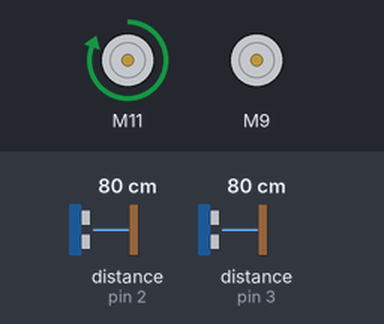
The sketch below on a simulated Arduino Uno, built with avr-gcc and run on an emulated ATmega328P. Parts: 2 × DC motor (green arrow = forward, orange = backward, longer = faster). Wiring (inferred from the names in the program): 2 × range finder with pulse-width output: data pin 2 / data pin 3. Inputs (shaded band) come from the test bench; at power-on: distance to the obstacle (sensors on pin 2, pin 3) 80 cm. What the sketch prints to the serial monitor is not drawn.

Above: at 0.1 s.
At 72.87 s:
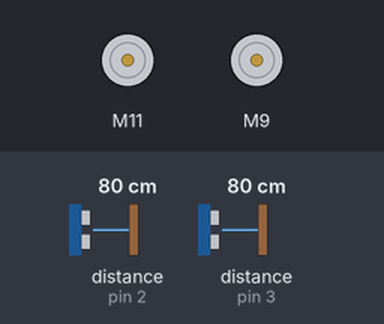
At 112.0 s:
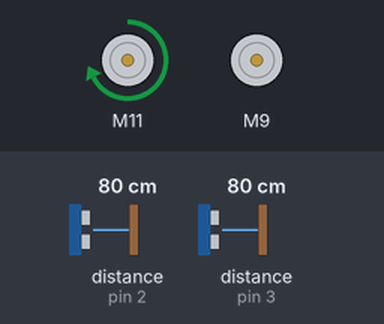
Timing chart, 0 to 118.5 s (numbered marks = the images above):
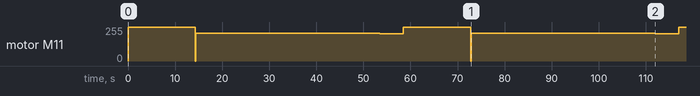

Measured:
- by itself, motor M11: stopped → forward 255/255 at 0.00 s, → stopped 14.3 s later, → forward 210/255 0.10 s later, → forward 206/255 39.0 s later, … (9 changes in this stretch)

The sketch:

sketch_apr09b.ino
```cpp
#include <L293.h>
#include <PID_v1.h>
#include <math.h>
/*
  left turns are positive direction, right turns are negative


*/

#define PI 3.14159
const int leftEncoderPin = 2;
const int rightEncoderPin = 3;

int leftTicks = 0;
int rightTicks = 0;
int LRdelta = 0;


const int counts = 1248;  // encoder counts/rev * gear ratio

const int LEFT_EN = 13;  // motor control
const int LEFT1 = 11;
const int LEFT2 = 12;
const int RIGHT_EN = 8;
const int RIGHT1 = 9;
const int RIGHT2 = 10;

const float radius = 68/2;  //define wheel size and spaxing
const float baseRadius = (147+14*2) / 2;

L293 lmotor(LEFT_EN, LEFT1, LEFT2);  // Init motors
L293 rmotor(RIGHT_EN, RIGHT1, RIGHT2);

double Input;
double Setpoint;
double Output;

double rInput;
double rOutput;
double rSetpoint;
double xPos = 0;
double yPos = 0;
double Kp = 1;
double Ki = 10;
double Kd = .2;
double rKp = 3;
double rKd = 1.0;
double rKi = 10;

void incL() {
  leftTicks += 1;
}
void incR() {
  rightTicks += 1;
}
void attachInterrupts() {  //INIT encoders
  attachInterrupt(digitalPinToInterrupt(leftEncoderPin), incL, HIGH);
  attachInterrupt(digitalPinToInterrupt(rightEncoderPin), incR, HIGH);
}


void motor(double pow){
  lmotor.forward(pow);
  rmotor.forward(pow);
}
void stop(){
  lmotor.stop();
  rmotor.stop();
}

float countsToDist(float C) {
  return (C / counts) * 2 * PI * radius;
}

float calcPos(float pastL, float pastR, float pastTime) {
  float vR = countsToDist(rightTicks - pastR);
  float vL = countsToDist(leftTicks - pastL);
  float dT = millis() - pastTime;
  float newAngle = ((1 / baseRadius) * (vR - vL) * (dT));
  float newX = xPos + (0.5) * baseRadius * ((vR + vL) / (vR - vL)) * sin(dT * (vR - vL) / baseRadius);
  float newY = yPos + (0.5) * baseRadius * ((vR + vL) / (vR - vL)) * cos(dT * (vR - vL) / baseRadius);

  return newX, newY, newAngle, vR, vL;
}


//PID THINGS
PID testPID(&Input, &Output, &Setpoint, Kp, Ki, Kd, DIRECT);
PID rPID(&rInput, &rOutput, &rSetpoint, rKp, rKi, rKd, DIRECT);
//right motor is master, left is

void moveMotor(double distance){ // move in a straight line in mm
  LRdelta = rightTicks-leftTicks;
  Setpoint = double(int(leftTicks + counts*distance/(PI*2*radius)));
  Serial.println(Setpoint);
  motor(255);
  while (leftTicks < Setpoint){
    testPID.Compute();
    rPID.Compute();
    if (Output < 100 && Output >-100){
      stop();
    }
     if (rOutput < 100 && rOutput >-100){
      rmotor.stop();
    }
    else{
      lmotor.forward(Output);
      rmotor.forward(rOutput);

    }
    Input = leftTicks;
    rInput = rightTicks-leftTicks-LRdelta;
    rSetpoint = 0;
    delay(5);
    Serial.println(rOutput);
  }
  stop();
  Serial.print("done");

}

void turn(double angle){
  Setpoint = double(int(leftTicks + (2*2*PI*baseRadius*angle/360)*counts/(PI*2*radius)));
  Serial.println(Setpoint);
  while (leftTicks < Setpoint){
    Input = leftTicks;
    testPID.Compute();
    if (Output < 150 && Output >-150){
      lmotor.stop();
    }
    else{
      lmotor.forward(Output);
    }
    delay(1);
  }
}

void Rturn(double angle){
  rmotor.stop();
  Setpoint = double(int(leftTicks + (2*2*PI*baseRadius*angle/360)*counts/(PI*2*radius)));
  Serial.println(Setpoint);
  while (leftTicks < Setpoint){
    Input = leftTicks;
    testPID.Compute();
    if (Output < 150 && Output >-150){
      lmotor.stop();
    }
    else{
      lmotor.back(abs(Output));
    }
    delay(1);
  }
}

void setup() {
  Serial.begin(9600);
  attachInterrupts();
  testPID.SetMode(AUTOMATIC);
  testPID.SetOutputLimits(-240, 210);
  rPID.SetOutputLimits(-240, 210);
  rPID.SetMode(AUTOMATIC);
}

void loop() {
  moveMotor(100);
  delay(100);
  turn(90);
  delay(5000);
  //lPID.Compute();
  //rPID.Compute();

 }
```
